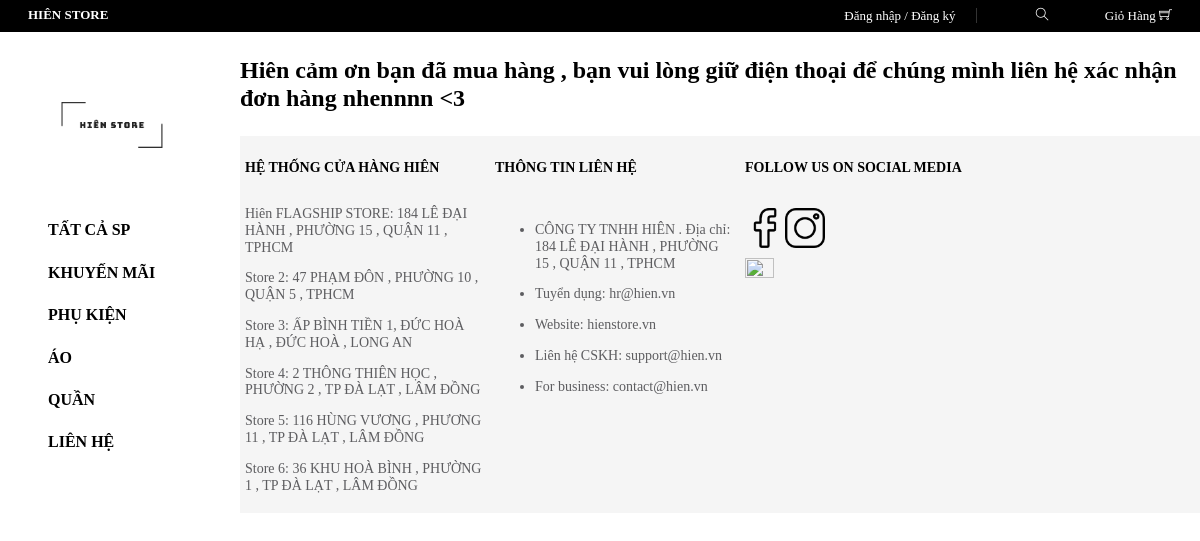
Screenshot of /index.php?quanly=ketqua with the database file from the repository.
### tables this page shows
CREATE TABLE `tbl_danhmuc` (
  `id_danhmuc` int NOT NULL,
  `tendanhmuc` varchar(100) NOT NULL,
  `thutu` int NOT NULL
);

CREATE TABLE `tbl_chinhanh` (
  `id_chinhanh` int NOT NULL,
  `chinhanh` varchar(255) NOT NULL,
  `thutu` int NOT NULL
);

CREATE TABLE `tbl_lienhe` (
  `id_lienhe` int NOT NULL,
  `lienhe` varchar(255) NOT NULL,
  `thutu` int NOT NULL
);

### page/slidebar.php (the view, shortened to what this page needs)
<?php
$mysqli = new mysqli("localhost", "root", "01286579839", "hienstore");
?>
<?php
$sql_danhmuc = "SELECT * FROM tbl_danhmuc ORDER BY id_danhmuc DESC";
$query_danhmuc = mysqli_query($mysqli,$sql_danhmuc);
?>
    <div class="sidebar">
    <a href="./index.php" class="header-slb"><img src="./assets/img/logo.png" alt="logo" height = auto width = 60%></a>
    <ul>
        <li ><a href="index.php?quanly=shopall"><i class=""></i>Tất cả sp</a></li>
        <li ><a href="index.php?quanly=sale"><i class=""></i>Khuyến mãi</a></li>
        <?php
        while($row_danhmuc = mysqli_fetch_array($query_danhmuc)){
            ?>
            <li><a href="index.php?quanly=danhmuc&id=<?php echo $row_danhmuc['id_danhmuc'] ?>">
                    <i class=""></i><?php echo $row_danhmuc['tendanhmuc'] ?>
                </a>
            </li>
            <?php
        }
        ?>
        <div class="lienhe_tick">
            <li ><a href="#"><i class=""></i>Liên hệ</a></li>
        </div>
    </ul>
    </div><?php

### page/footer/footer.php (shortened to what this page needs)
<?php
$mysqli = new mysqli("localhost", "root", "01286579839", "hienstore");
?>
<div class="main-footer">
    <div class="one">
        <div class="one-1">
            <h4>HỆ THỐNG CỬA HÀNG HIÊN </h4><br>
            <div class="one12">
                <?php
                $sql_chinhanh = "SELECT * FROM tbl_chinhanh ORDER BY id_chinhanh ASC";
                $query_chinhanh = mysqli_query($mysqli,$sql_chinhanh);
                while($row_chinhanh= mysqli_fetch_array($query_chinhanh)){
                    ?>
                    <p>
                        <?php echo $row_chinhanh['chinhanh']?> <br>
                    </p>
                <?php } ?>
            </div>
        </div>
        <div class="one-1">
            <H4>THÔNG TIN LIÊN HỆ </H4><br><br>
            <div>
                <?php
                $sql_lienhe = "SELECT * FROM tbl_lienhe ORDER BY id_lienhe ASC";
                $query_lienhe = mysqli_query($mysqli,$sql_lienhe);
                while($row_lienhe= mysqli_fetch_array($query_lienhe)){
                    ?>
                    <ul class="one12">
                        <li><?php echo $row_lienhe['lienhe']?></li>
                    </ul>
                <?php } ?>
            </div>
        </div>
        <div class="one-1">
            <div class="one-footer">
                <H4>FOLLOW US ON SOCIAL MEDIA</H4>
                <br>
                <br>
                <a href="https://www.facebook.com/" >
                    <img src="/assets/img/facebook.png">
                </a>
                <a href="https://www.instagram.com/accounts/login/">
                    <img src="/assets/img/instagram%20(1).png">
                </a>
                <div class="one-footer1">
                    <a href="http://online.gov.vn/Home/WebDetails/78935?AspxAutoDetectCookieSupport=1">
                        <img src="http://online.gov.vn/Content/EndUser/LogoCCDVSaleNoti/logoSaleNoti.png">
                    </a>
                </div>
            </div>
        </div>
    </div>

### assets/css/style.css (style rules this page uses)
body { margin: 0; padding: 0; }
.sidebar { margin-top: 33px; padding-top: 20px; width:20%; height: 100%; position: fixed ; background:#ffffff; text-transform: uppercase; font-weight: bold; }
.sidebar .header-slb { margin: 40px ; }
.sidebar ul { margin-top: 8px; list-style: none; text-decoration: none; }
.sidebar ul a { display: block; margin: 0 8px; padding: 12px 0; color: #000000; text-decoration: none; }
.sidebar ul li { transition: 0.5s; }
.one { width: 100%; height: auto; background-color:#f5f5f5; font-size: 14px; display: flex; }
.one-1 { width:25%; height:auto; margin:5px ; float: left; }
.one-1 h4 { margin-bottom: 0; }
.one12 { color:#5d5d60; line-height: 1.2; }
.one-footer a img { width: 40px; height: 40px; float: left ; }
.one-footer1 a img { margin-top: 10px; margin-right: 300px; width: 35%; height: 35%; }

### rows the page displays
tbl_danhmuc: tendanhmuc "PHỤ KIỆN"
tbl_danhmuc: tendanhmuc "ÁO"
tbl_danhmuc: tendanhmuc "QUẦN"
tbl_chinhanh: chinhanh "Hiên FLAGSHIP STORE: 184 LÊ ĐẠI HÀNH , PHƯỜNG 15 , QUẬN 11 , TPHCM"
tbl_chinhanh: chinhanh "Store 2: 47 PHẠM ĐÔN , PHƯỜNG 10 , QUẬN 5 , TPHCM"
tbl_chinhanh: chinhanh "Store 3: ẤP BÌNH TIỀN 1, ĐỨC HOÀ HẠ , ĐỨC HOÀ , LONG AN"
tbl_chinhanh: chinhanh "Store 4: 2 THÔNG THIÊN HỌC , PHƯỜNG 2 , TP ĐÀ LẠT , LÂM ĐỒNG"
tbl_chinhanh: chinhanh "Store 5: 116 HÙNG VƯƠNG , PHƯƠNG 11 , TP ĐÀ LẠT , LÂM ĐỒNG"
tbl_chinhanh: chinhanh "Store 6: 36 KHU HOÀ BÌNH , PHƯỜNG 1 , TP ĐÀ LẠT , LÂM ĐỒNG"
tbl_lienhe: lienhe "CÔNG TY TNHH HIÊN . Địa chỉ: 184 LÊ ĐẠI HÀNH , PHƯỜNG 15 , QUẬN 11 , TPHCM"
tbl_lienhe: lienhe "Tuyển dụng: hr@hien.vn"
tbl_lienhe: lienhe "Website: hienstore.vn"
tbl_lienhe: lienhe "Liên hệ CSKH: support@hien.vn"
tbl_lienhe: lienhe "For business: contact@hien.vn"
